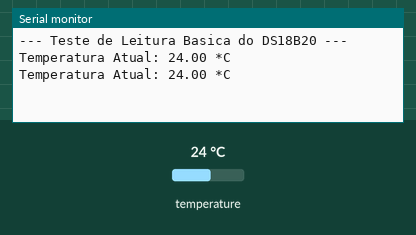
Recording of a sketch running on a simulated Arduino Uno, built with avr-gcc and run on an emulated ATmega328P. On the bench: the last lines printed to the serial monitor. The test bench sets the inputs (shaded band); at power-on: temperature 24 °C.

Above: at 3.3 s.
3.4 s: temperature set to 12 °C
At 4.9 s:
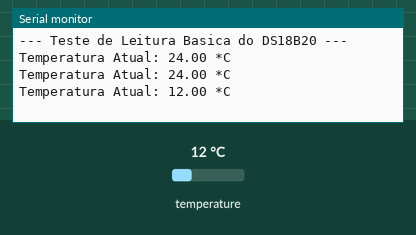
5.9 s: temperature set to 19 °C
At 7.4 s:
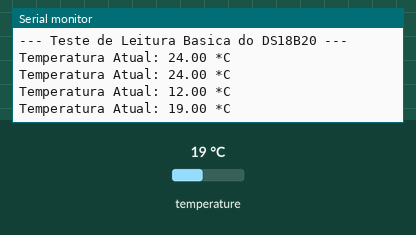
Timing chart, 0 to 8.9 s (numbered marks = the images above; inputs shaded):
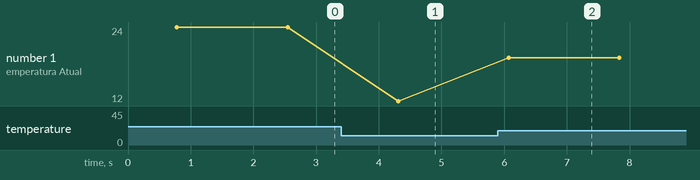

Measured:
- after the input at 3.4 s, the serial monitor: prints a new line after 0.91 s (image 1)
- after the input at 5.9 s, the serial monitor: prints a new line after 0.17 s (image 2)
- plotted number 1: 24 → 12 after the input at 3.4 s, 12 → 19 after the input at 5.9 s

The sketch:

teste_DS18B20.ino
```cpp
#include <OneWire.h>
#include <DallasTemperature.h>

// Pino digital onde o pino do meio (Sinal) do DS18B20 está conectado
const int pinoDadosDS18B20 = 5;

// Configura as instâncias necessárias para a biblioteca
OneWire oneWire(pinoDadosDS18B20);
DallasTemperature sensors(&oneWire);

void setup() {
  // Inicializa a comunicação serial para podermos ver o resultado no computador
  Serial.begin(9600);
  Serial.println("--- Teste de Leitura Basica do DS18B20 ---");

  // Inicializa o sensor digital
  sensors.begin();
}

void loop() {
  // Envia o comando para o sensor fazer a medição física da temperatura
  sensors.requestTemperatures();

  // Busca o valor em graus Celsius do primeiro sensor encontrado na linha (Índice 0)
  float tempCelsius = sensors.getTempCByIndex(0);

  // Verifica se o sensor está respondendo corretamente
  if (tempCelsius == DEVICE_DISCONNECTED_C) {
    Serial.println("Erro: Sensor DS18B20 nao encontrado! Verifique a fiacao e o resistor.");
  } else {
    // Exibe a temperatura atual no Monitor Serial
    Serial.print("Temperatura Atual: ");
    Serial.print(tempCelsius);
    Serial.println(" *C");
  }

  // Aguarda 1 segundo antes de fazer a próxima leitura
  delay(1000);
}
```
